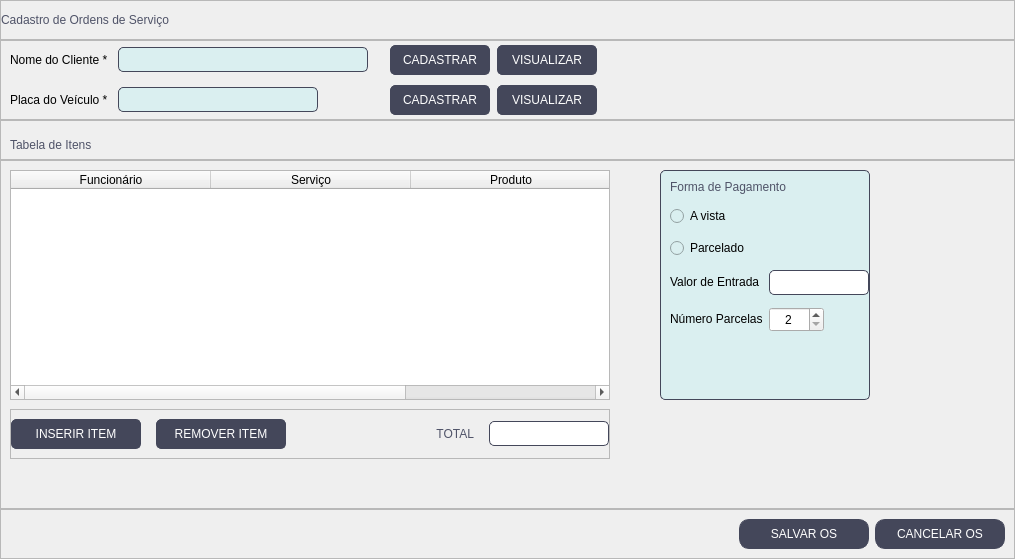
      <widget class="QWidget" name="reg_os">
       <attribute name="title">
        <string>Cadastrar</string>
       </attribute>
       <layout class="QVBoxLayout" name="verticalLayout_4">
        <property name="spacing">
         <number>0</number>
        </property>
        <property name="leftMargin">
         <number>0</number>
        </property>
        <property name="topMargin">
         <number>0</number>
        </property>
        <property name="rightMargin">
         <number>0</number>
        </property>
        <property name="bottomMargin">
         <number>0</number>
        </property>
        <item>
         <widget class="QFrame" name="frame_12">
          <property name="minimumSize">
           <size>
            <width>0</width>
            <height>40</height>
           </size>
          </property>
          <property name="maximumSize">
           <size>
            <width>16777215</width>
            <height>40</height>
           </size>
          </property>
          <property name="frameShape">
           <enum>QFrame::StyledPanel</enum>
          </property>
          <property name="frameShadow">
           <enum>QFrame::Raised</enum>
          </property>
          <layout class="QHBoxLayout" name="horizontalLayout_12">
           <property name="spacing">
            <number>0</number>
           </property>
           <property name="leftMargin">
            <number>0</number>
           </property>
           <property name="topMargin">
            <number>0</number>
           </property>
           <property name="rightMargin">
            <number>0</number>
           </property>
           <property name="bottomMargin">
            <number>0</number>
           </property>
           <item>
            <widget class="QLabel" name="label_9">
             <property name="minimumSize">
              <size>
               <width>0</width>
               <height>30</height>
              </size>
             </property>
             <property name="maximumSize">
              <size>
               <width>16777215</width>
               <height>30</height>
              </size>
             </property>
             <property name="styleSheet">
              <string notr="true">
QLabel{
	font: 87 12pt &quot;Arial Black&quot;;
	color: #4f5368;
	
}</string>
             </property>
             <property name="text">
              <string>Cadastro de Ordens de Serviço</string>
             </property>
            </widget>
           </item>
          </layout>
         </widget>
        </item>
        <item>
         <widget class="QFrame" name="frame_9">
          <property name="enabled">
           <bool>true</bool>
          </property>
          <property name="minimumSize">
           <size>
            <width>0</width>
            <height>80</height>
           </size>
          </property>
          <property name="maximumSize">
           <size>
            <width>16777215</width>
            <height>80</height>
           </size>
          </property>
          <property name="styleSheet">
           <string notr="true">QLineEdit{
	border-radius: 5px;
	border: 0.5px solid #44475a;
	font:11pt &quot;MS Shell Dlg 2&quot;;
	padding: 1px;
	background-color: #DAEFF0;
}
QLabel{
	font: 75 11pt &quot;Arial&quot;;
}
QLineEdit:focus{
	border: 1.5px solid #44475a;
}

QPushButton{
	font: 87 8pt &quot;Arial Black&quot;;
	border: 0.5px solid #44475a;
	border-radius: 5px;
	color: rgb(255, 255, 255);
	background-color: #44475a;
}
QPushButton:hover{
	background-color: #4f5368;
}
QPushButton:disabled{
	background-color: #d3d3d3;
}</string>
          </property>
          <property name="frameShape">
           <enum>QFrame::StyledPanel</enum>
          </property>
          <property name="frameShadow">
           <enum>QFrame::Raised</enum>
          </property>
          <layout class="QGridLayout" name="gridLayout">
           <property name="topMargin">
            <number>0</number>
           </property>
           <property name="rightMargin">
            <number>6</number>
           </property>
           <property name="bottomMargin">
            <number>0</number>
           </property>
           <property name="horizontalSpacing">
            <number>7</number>
           </property>
           <property name="verticalSpacing">
            <number>6</number>
           </property>
           <item row="0" column="0">
            <widget class="QLabel" name="label_11">
             <property name="maximumSize">
              <size>
               <width>120</width>
               <height>16777215</height>
              </size>
             </property>
             <property name="text">
              <string>Nome do Cliente * </string>
             </property>
            </widget>
           </item>
           <item row="0" column="1">
            <widget class="QLineEdit" name="buscar_c_os">
             <property name="minimumSize">
              <size>
               <width>250</width>
               <height>25</height>
              </size>
             </property>
             <property name="maximumSize">
              <size>
               <width>250</width>
               <height>25</height>
              </size>
             </property>
             <property name="clearButtonEnabled">
              <bool>true</bool>
             </property>
            </widget>
           </item>
           <item row="1" column="0">
            <widget class="QLabel" name="label_12">
             <property name="text">
              <string>Placa do Veículo *</string>
             </property>
            </widget>
           </item>
           <item row="0" column="3">
            <widget class="QPushButton" name="cadastrar_c_os">
             <property name="enabled">
              <bool>true</bool>
             </property>
             <property name="minimumSize">
              <size>
               <width>100</width>
               <height>30</height>
              </size>
             </property>
             <property name="maximumSize">
              <size>
               <width>100</width>
               <height>30</height>
              </size>
             </property>
             <property name="toolTip">
              <string>&lt;html&gt;&lt;head/&gt;&lt;body&gt;&lt;p&gt;Cadastrar Cliente&lt;/p&gt;&lt;/body&gt;&lt;/html&gt;</string>
             </property>
             <property name="text">
              <string>CADASTRAR</string>
             </property>
            </widget>
           </item>
           <item row="1" column="1">
            <widget class="QLineEdit" name="buscar_v_os">
             <property name="minimumSize">
              <size>
               <width>200</width>
               <height>25</height>
              </size>
             </property>
             <property name="maximumSize">
              <size>
               <width>200</width>
               <height>25</height>
              </size>
             </property>
             <property name="clearButtonEnabled">
              <bool>true</bool>
             </property>
            </widget>
           </item>
           <item row="0" column="4">
            <widget class="QPushButton" name="visualizar_c_os">
             <property name="enabled">
              <bool>true</bool>
             </property>
             <property name="minimumSize">
              <size>
               <width>100</width>
               <height>30</height>
              </size>
             </property>
             <property name="maximumSize">
              <size>
               <width>100</width>
               <height>30</height>
              </size>
             </property>
             <property name="toolTip">
              <string>&lt;html&gt;&lt;head/&gt;&lt;body&gt;&lt;p&gt;Visualizar Cliente&lt;/p&gt;&lt;/body&gt;&lt;/html&gt;</string>
             </property>
             <property name="text">
              <string>VISUALIZAR</string>
             </property>
            </widget>
           </item>
           <item row="1" column="3">
            <widget class="QPushButton" name="cadastrar_v_os">
             <property name="minimumSize">
              <size>
               <width>100</width>
               <height>30</height>
              </size>
             </property>
             <property name="maximumSize">
              <size>
               <width>100</width>
               <height>30</height>
              </size>
             </property>
             <property name="toolTip">
              <string>&lt;html&gt;&lt;head/&gt;&lt;body&gt;&lt;p&gt;Cadastrar Veículo&lt;/p&gt;&lt;/body&gt;&lt;/html&gt;</string>
             </property>
             <property name="text">
              <string>CADASTRAR</string>
             </property>
            </widget>
           </item>
           <item row="1" column="4">
            <widget class="QPushButton" name="pushButton_4">
             <property name="enabled">
              <bool>true</bool>
             </property>
             <property name="minimumSize">
              <size>
               <width>100</width>
               <height>30</height>
              </size>
             </property>
             <property name="maximumSize">
              <size>
               <width>100</width>
               <height>30</height>
              </size>
             </property>
             <property name="toolTip">
              <string>&lt;html&gt;&lt;head/&gt;&lt;body&gt;&lt;p&gt;Visualizar Veículo&lt;/p&gt;&lt;/body&gt;&lt;/html&gt;</string>
             </property>
             <property name="text">
              <string>VISUALIZAR</string>
             </property>
            </widget>
           </item>
           <item row="0" column="2">
            <spacer name="horizontalSpacer_7">
             <property name="orientation">
              <enum>Qt::Horizontal</enum>
             </property>
             <property name="sizeType">
              <enum>QSizePolicy::Fixed</enum>
             </property>
             <property name="sizeHint" stdset="0">
              <size>
               <width>15</width>
               <height>20</height>
              </size>
             </property>
            </spacer>
           </item>
           <item row="0" column="5">
            <spacer name="horizontalSpacer_8">
             <property name="orientation">
              <enum>Qt::Horizontal</enum>
             </property>
             <property name="sizeHint" stdset="0">
              <size>
               <width>40</width>
               <height>20</height>
              </size>
             </property>
            </spacer>
           </item>
           <item row="1" column="5">
            <spacer name="horizontalSpacer_9">
             <property name="orientation">
              <enum>Qt::Horizontal</enum>
             </property>
             <property name="sizeHint" stdset="0">
              <size>
               <width>40</width>
               <height>20</height>
              </size>
             </property>
            </spacer>
           </item>
          </layout>
         </widget>
        </item>
        <item>
         <widget class="QFrame" name="frame_18">
          <property name="minimumSize">
           <size>
            <width>0</width>
            <height>40</height>
           </size>
          </property>
          <property name="maximumSize">
           <size>
            <width>16777215</width>
            <height>40</height>
           </size>
          </property>
          <property name="frameShape">
           <enum>QFrame::StyledPanel</enum>
          </property>
          <property name="frameShadow">
           <enum>QFrame::Raised</enum>
          </property>
          <layout class="QHBoxLayout" name="horizontalLayout_16">
           <item>
            <widget class="QLabel" name="label_13">
             <property name="minimumSize">
              <size>
               <width>0</width>
               <height>30</height>
              </size>
             </property>
             <property name="maximumSize">
              <size>
               <width>150</width>
               <height>30</height>
              </size>
             </property>
             <property name="styleSheet">
              <string notr="true">
QLabel{
	font: 87 11pt &quot;Arial Black&quot;;
	color: #4f5368;
}</string>
             </property>
             <property name="text">
              <string>Tabela de Itens</string>
             </property>
            </widget>
           </item>
           <item>
            <spacer name="horizontalSpacer_10">
             <property name="orientation">
              <enum>Qt::Horizontal</enum>
             </property>
             <property name="sizeHint" stdset="0">
              <size>
               <width>40</width>
               <height>20</height>
              </size>
             </property>
            </spacer>
           </item>
          </layout>
         </widget>
        </item>
        <item>
         <widget class="QFrame" name="frame_11">
          <property name="minimumSize">
           <size>
            <width>0</width>
            <height>250</height>
           </size>
          </property>
          <property name="maximumSize">
           <size>
            <width>16777215</width>
            <height>500</height>
           </size>
          </property>
          <property name="styleSheet">
           <string notr="true">QPushButton{
	font: 87 8pt &quot;Arial Black&quot;;
	border: 0.5px solid #44475a;
	border-radius: 5px;
	color: rgb(255, 255, 255);
	background-color: #44475a;
}

QPushButton:hover{
	background-color: #4f5368;
}
QPushButton:disabled{
	background-color: #d3d3d3;
}</string>
          </property>
          <property name="frameShape">
           <enum>QFrame::StyledPanel</enum>
          </property>
          <property name="frameShadow">
           <enum>QFrame::Raised</enum>
          </property>
          <layout class="QGridLayout" name="gridLayout_2">
           <property name="horizontalSpacing">
            <number>15</number>
           </property>
           <property name="verticalSpacing">
            <number>9</number>
           </property>
           <item row="0" column="5">
            <spacer name="horizontalSpacer_13">
             <property name="orientation">
              <enum>Qt::Horizontal</enum>
             </property>
             <property name="sizeType">
              <enum>QSizePolicy::Fixed</enum>
             </property>
             <property name="sizeHint" stdset="0">
              <size>
               <width>120</width>
               <height>20</height>
              </size>
             </property>
            </spacer>
           </item>
           <item row="0" column="3">
            <spacer name="horizontalSpacer_12">
             <property name="orientation">
              <enum>Qt::Horizontal</enum>
             </property>
             <property name="sizeType">
              <enum>QSizePolicy::Fixed</enum>
             </property>
             <property name="sizeHint" stdset="0">
              <size>
               <width>20</width>
               <height>20</height>
              </size>
             </property>
            </spacer>
           </item>
           <item row="0" column="0" colspan="3">
            <widget class="QTableWidget" name="tabela_itens">
             <property name="minimumSize">
              <size>
               <width>600</width>
               <height>230</height>
              </size>
             </property>
             <property name="maximumSize">
              <size>
               <width>800</width>
               <height>230</height>
              </size>
             </property>
             <property name="styleSheet">
              <string notr="true">font: 10pt &quot;Arial&quot;;</string>
             </property>
             <property name="editTriggers">
              <set>QAbstractItemView::NoEditTriggers</set>
             </property>
             <property name="alternatingRowColors">
              <bool>true</bool>
             </property>
             <property name="selectionMode">
              <enum>QAbstractItemView::SingleSelection</enum>
             </property>
             <property name="selectionBehavior">
              <enum>QAbstractItemView::SelectRows</enum>
             </property>
             <property name="showGrid">
              <bool>true</bool>
             </property>
             <property name="gridStyle">
              <enum>Qt::SolidLine</enum>
             </property>
             <attribute name="horizontalHeaderCascadingSectionResizes">
              <bool>false</bool>
             </attribute>
             <attribute name="horizontalHeaderMinimumSectionSize">
              <number>100</number>
             </attribute>
             <attribute name="horizontalHeaderDefaultSectionSize">
              <number>200</number>
             </attribute>
             <attribute name="horizontalHeaderStretchLastSection">
              <bool>true</bool>
             </attribute>
             <attribute name="verticalHeaderVisible">
              <bool>false</bool>
             </attribute>
             <column>
              <property name="text">
               <string>Funcionário</string>
              </property>
             </column>
             <column>
              <property name="text">
               <string>Serviço</string>
              </property>
             </column>
             <column>
              <property name="text">
               <string>Produto</string>
              </property>
             </column>
            </widget>
           </item>
           <item row="0" column="4">
            <widget class="QFrame" name="frame_19">
             <property name="maximumSize">
              <size>
               <width>350</width>
               <height>16777215</height>
              </size>
             </property>
             <property name="styleSheet">
              <string notr="true">
QFrame{
	border-radius: 5px;
	border: 0.5px solid #44475a;
	background-color: #DAEFF0;
}
QRadioButton{
	background-color: #DAEFF0;
	
}
QLabel{
	font: 75 11pt &quot;Arial&quot;;
	border: none;
}</string>
             </property>
             <property name="frameShape">
              <enum>QFrame::StyledPanel</enum>
             </property>
             <property name="frameShadow">
              <enum>QFrame::Raised</enum>
             </property>
             <layout class="QFormLayout" name="formLayout_8">
              <property name="verticalSpacing">
               <number>12</number>
              </property>
              <property name="rightMargin">
               <number>0</number>
              </property>
              <item row="0" column="0" colspan="2">
               <widget class="QLabel" name="label_14">
                <property name="styleSheet">
                 <string notr="true">
QLabel{
	font: 87 11pt &quot;Arial Black&quot;;
	color: #4f5368;
}</string>
                </property>
                <property name="text">
                 <string>Forma de Pagamento</string>
                </property>
                <property name="alignment">
                 <set>Qt::AlignLeading|Qt::AlignLeft|Qt::AlignVCenter</set>
                </property>
               </widget>
              </item>
              <item row="1" column="0" colspan="2">
               <widget class="QRadioButton" name="vista">
                <property name="styleSheet">
                 <string notr="true">font: 11pt &quot;MS Shell Dlg 2&quot;;</string>
                </property>
                <property name="text">
                 <string>A vista</string>
                </property>
               </widget>
              </item>
              <item row="2" column="0" colspan="2">
               <widget class="QRadioButton" name="parcelado">
                <property name="styleSheet">
                 <string notr="true">font: 11pt &quot;MS Shell Dlg 2&quot;;</string>
                </property>
                <property name="text">
                 <string>Parcelado</string>
                </property>
               </widget>
              </item>
              <item row="3" column="0">
               <widget class="QLabel" name="label_19">
                <property name="text">
                 <string>Valor de Entrada </string>
                </property>
               </widget>
              </item>
              <item row="3" column="1">
               <widget class="QLineEdit" name="valor_entrada">
                <property name="minimumSize">
                 <size>
                  <width>100</width>
                  <height>25</height>
                 </size>
                </property>
                <property name="maximumSize">
                 <size>
                  <width>100</width>
                  <height>25</height>
                 </size>
                </property>
                <property name="styleSheet">
                 <string notr="true">QLineEdit{
	border-radius: 5px;
	border: 0.5px solid #44475a;
	font:11pt &quot;MS Shell Dlg 2&quot;;
	padding: 1px;
}</string>
                </property>
               </widget>
              </item>
              <item row="4" column="0">
               <widget class="QLabel" name="label_20">
                <property name="text">
                 <string>Número Parcelas</string>
                </property>
               </widget>
              </item>
              <item row="4" column="1">
               <widget class="QSpinBox" name="num_parcelas">
                <property name="minimumSize">
                 <size>
                  <width>55</width>
                  <height>25</height>
                 </size>
                </property>
                <property name="maximumSize">
                 <size>
                  <width>55</width>
                  <height>25</height>
                 </size>
                </property>
                <property name="styleSheet">
                 <string notr="true">font: 11pt &quot;MS Shell Dlg 2&quot;;</string>
                </property>
                <property name="alignment">
                 <set>Qt::AlignCenter</set>
                </property>
                <property name="minimum">
                 <number>2</number>
                </property>
               </widget>
              </item>
             </layout>
            </widget>
           </item>
           <item row="2" column="3" colspan="3">
            <spacer name="horizontalSpacer_14">
             <property name="orientation">
              <enum>Qt::Horizontal</enum>
             </property>
             <property name="sizeHint" stdset="0">
              <size>
               <width>40</width>
               <height>20</height>
              </size>
             </property>
            </spacer>
           </item>
           <item row="2" column="0" colspan="3">
            <widget class="QFrame" name="frame_20">
             <property name="frameShape">
              <enum>QFrame::StyledPanel</enum>
             </property>
             <property name="frameShadow">
              <enum>QFrame::Raised</enum>
             </property>
             <layout class="QHBoxLayout" name="horizontalLayout_17">
              <property name="spacing">
               <number>15</number>
              </property>
              <property name="leftMargin">
               <number>0</number>
              </property>
              <property name="topMargin">
               <number>9</number>
              </property>
              <property name="rightMargin">
               <number>0</number>
              </property>
              <item>
               <widget class="QPushButton" name="inserir_item">
                <property name="minimumSize">
                 <size>
                  <width>130</width>
                  <height>30</height>
                 </size>
                </property>
                <property name="maximumSize">
                 <size>
                  <width>130</width>
                  <height>30</height>
                 </size>
                </property>
                <property name="text">
                 <string>INSERIR ITEM</string>
                </property>
               </widget>
              </item>
              <item>
               <widget class="QPushButton" name="remover_item">
                <property name="enabled">
                 <bool>true</bool>
                </property>
                <property name="minimumSize">
                 <size>
                  <width>130</width>
                  <height>30</height>
                 </size>
                </property>
                <property name="maximumSize">
                 <size>
                  <width>130</width>
                  <height>30</height>
                 </size>
                </property>
                <property name="text">
                 <string>REMOVER ITEM</string>
                </property>
               </widget>
              </item>
              <item>
               <spacer name="horizontalSpacer_15">
                <property name="orientation">
                 <enum>Qt::Horizontal</enum>
                </property>
                <property name="sizeType">
                 <enum>QSizePolicy::Expanding</enum>
                </property>
                <property name="sizeHint" stdset="0">
                 <size>
                  <width>40</width>
                  <height>20</height>
                 </size>
                </property>
               </spacer>
              </item>
              <item>
               <widget class="QLabel" name="label_21">
                <property name="styleSheet">
                 <string notr="true">QLabel{
	font: 87 11pt &quot;Arial Black&quot;;
	color: #4f5368;
}</string>
                </property>
                <property name="text">
                 <string>TOTAL</string>
                </property>
                <property name="alignment">
                 <set>Qt::AlignRight|Qt::AlignTrailing|Qt::AlignVCenter</set>
                </property>
               </widget>
              </item>
              <item>
               <widget class="QLineEdit" name="total">
                <property name="enabled">
                 <bool>false</bool>
                </property>
                <property name="minimumSize">
                 <size>
                  <width>120</width>
                  <height>25</height>
                 </size>
                </property>
                <property name="maximumSize">
                 <size>
                  <width>120</width>
                  <height>25</height>
                 </size>
                </property>
                <property name="styleSheet">
                 <string notr="true">QLineEdit{
	border-radius: 5px;
	border: 0.5px solid #44475a;
	font:11pt &quot;MS Shell Dlg 2&quot;;
	padding: 1px;
}</string>
                </property>
               </widget>
              </item>
             </layout>
            </widget>
           </item>
           <item row="3" column="0">
            <spacer name="verticalSpacer">
             <property name="orientation">
              <enum>Qt::Vertical</enum>
             </property>
             <property name="sizeHint" stdset="0">
              <size>
               <width>20</width>
               <height>40</height>
              </size>
             </property>
            </spacer>
           </item>
          </layout>
         </widget>
        </item>
        <item>
         <widget class="QFrame" name="frame_10">
          <property name="minimumSize">
           <size>
            <width>0</width>
            <height>50</height>
           </size>
          </property>
          <property name="maximumSize">
           <size>
            <width>16777215</width>
            <height>50</height>
           </size>
          </property>
          <property name="styleSheet">
           <string notr="true">
QPushButton{
	font: 87 8pt &quot;Arial Black&quot;;
	border: 0.5px solid #44475a;
	border-radius: 10px;
	color: rgb(255, 255, 255);
	background-color: #44475a;
}
QPushButton:hover{
	background-color: #4f5368;
}
QPushButton:disabled{
	background-color: #d3d3d3;
}</string>
          </property>
          <property name="frameShape">
           <enum>QFrame::StyledPanel</enum>
          </property>
          <property name="frameShadow">
           <enum>QFrame::Raised</enum>
          </property>
          <layout class="QHBoxLayout" name="horizontalLayout_13">
           <item>
            <spacer name="horizontalSpacer_11">
             <property name="orientation">
              <enum>Qt::Horizontal</enum>
             </property>
             <property name="sizeHint" stdset="0">
              <size>
               <width>643</width>
               <height>20</height>
              </size>
             </property>
            </spacer>
           </item>
           <item>
            <widget class="QPushButton" name="salvar_os">
             <property name="minimumSize">
              <size>
               <width>130</width>
               <height>30</height>
              </size>
             </property>
             <property name="maximumSize">
              <size>
               <width>130</width>
               <height>30</height>
              </size>
             </property>
             <property name="text">
              <string>SALVAR OS</string>
             </property>
            </widget>
           </item>
           <item>
            <widget class="QPushButton" name="cancelar_os">
             <property name="minimumSize">
              <size>
               <width>130</width>
               <height>30</height>
              </size>
             </property>
             <property name="maximumSize">
              <size>
               <width>130</width>
               <height>30</height>
              </size>
             </property>
             <property name="text">
              <string>CANCELAR OS</string>
             </property>
            </widget>
           </item>
          </layout>
         </widget>
        </item>
       </layout>
      </widget>
